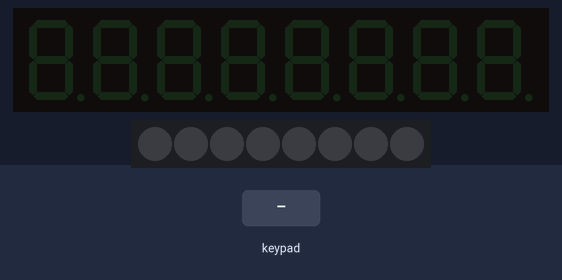
The sketch below on a simulated Arduino Uno, built with avr-gcc and run on an emulated ATmega328P. Shown: 8-digit seven-segment display, 8 RGB LEDs in strip order, left to right. The test bench sets the inputs (shaded band).

Above: at 1.2 s.
1.3 s: keypad keys 2 5 pressed 0.4 s apart
At 1.37 s:
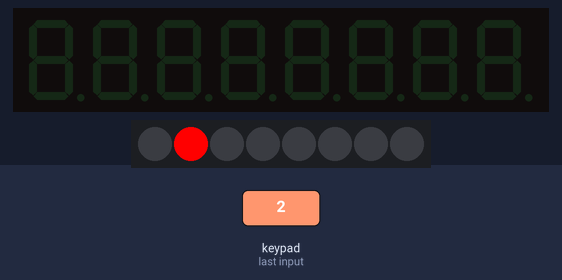
3.6 s: key '1' pressed
At 4.9 s:
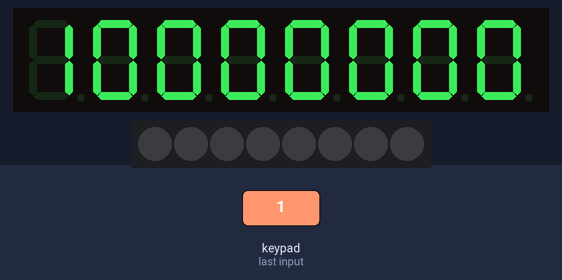
5.2 s: key '2' pressed
At 5.27 s:
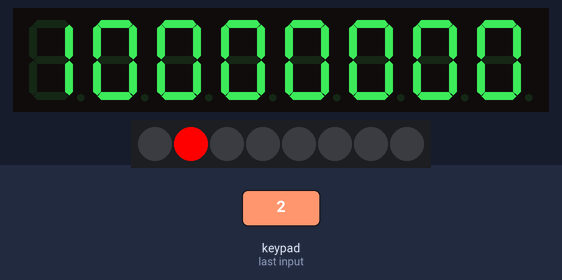
Timing chart, 0 to 8.2 s (numbered marks = the images above; inputs shaded):
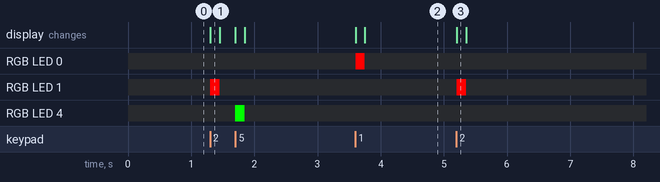

Measured:
- after the input at 1.3 s, RGB LED 1: off → RGB(255, 0, 0) at once, → off 0.15 s later; RGB LED 4: off → RGB(0, 255, 0) after 0.40 s, → off 0.15 s later
- after the input at 3.6 s, RGB LED 0: off → RGB(255, 0, 0) at once, → off 0.15 s later; the display: first changes at once (image 2 shows a later state)
- after the input at 5.2 s, RGB LED 1: off → RGB(255, 0, 0) at once, → off 0.15 s later

The sketch:

sketch_nov6a.ino
```cpp
#include <TM1638.h>
// nastavení čísel pinů pro propojení s Arduinem
#define DATA 2
#define CLOCK 3
#define STROBE 4
// vytvoření instance panel z knihovny TM1638
TM1638 panel(DATA, CLOCK, STROBE);

void setup() {
  // komunikace přes sériovou linku rychlostí 9600 baud
  Serial.begin(9600);
}

void loop() {
  // vytvoření proměnné pro uložení stavu tlačítka
  // v čisté formě (panelTlac) a do rozsahu 1-8 (tlacitko)
  byte panelTlac = panel.getButtons();
  int tlacitko = 0;
  // vytvoření proměnné cas a uložení
  // aktuálního času od zapnutí Arduina
  // v sekundách
  long cas = millis() / 1000;
  // rozsvícení LED diody s příslušným tlačítkem
  // fungující pro více tlačítek najednou
  panel.setLEDs(((panelTlac & 0xF0) << 8) | (panelTlac & 0xF));

  // pro rozsvícení jednotlivých LED slouží tento příkaz a příklad:
  // setLED(0 pro vypnutí/1 pro zapnutí), číslo LED
  /// panel.setLED(1, 4); // zapnutí 4. LED diody
  // překlad čisté formy na rozsah 1-8
  switch (panelTlac) {
    case 1:
      tlacitko = 1;
      panel.setDisplayToHexNumber(0x10000000, 0);
      break;
    case 2:
      tlacitko = 2;
  }
}
```
